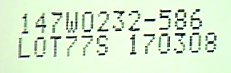
#> input picture clip_00a.bmp, 231 x 73 px
$ python 'threshold−max_val.py'
#> lines starting #> are read from the running program, lines starting #| are printed output that depends on the picture; after the words box and inside, x2 and y2 are one past the last pixel; in counts of white or black regions, pixels touching at a corner belong together
#!/usr/bin/env python
# -*- coding: utf-8 -*-

# https://www.tech-tech.xyz/opencv_threshold.html

import cv2

thresh = 0
max_val = 255
thresholdType = cv2.THRESH_BINARY_INV


# トラックバーで、しきい値を変更
def changethresh(pos):
    global thresh
    thresh = pos


# 画像をグレースケールで読み込む
img = cv2.imread("clip_00a.bmp", 0)
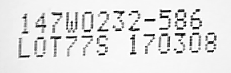
#> img: shape (73, 231); min 0, max 255, mean 227.3
# ウィンドウの名前を設定
cv2.namedWindow("img")
cv2.namedWindow("thresh")
# トラックバーのコールバック関数の設定
cv2.createTrackbar("trackbar", "thresh", 0, 255, changethresh)
while(1):
    cv2.imshow("img", img)
    _, thresh_img = cv2.threshold(img, thresh, max_val, thresholdType)
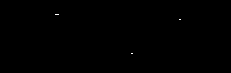
#> thresh_img: shape (73, 231); 0.05% white in thin lines or dots, all inside (x1, y1, x2, y2) = (55, 14, 181, 54)
    cv2.imshow("thresh", thresh_img)
    k = cv2.waitKey(1)
#> (key Esc is pressed here)
    if k == 'q':
        break

cv2.destroyAllWindows()
